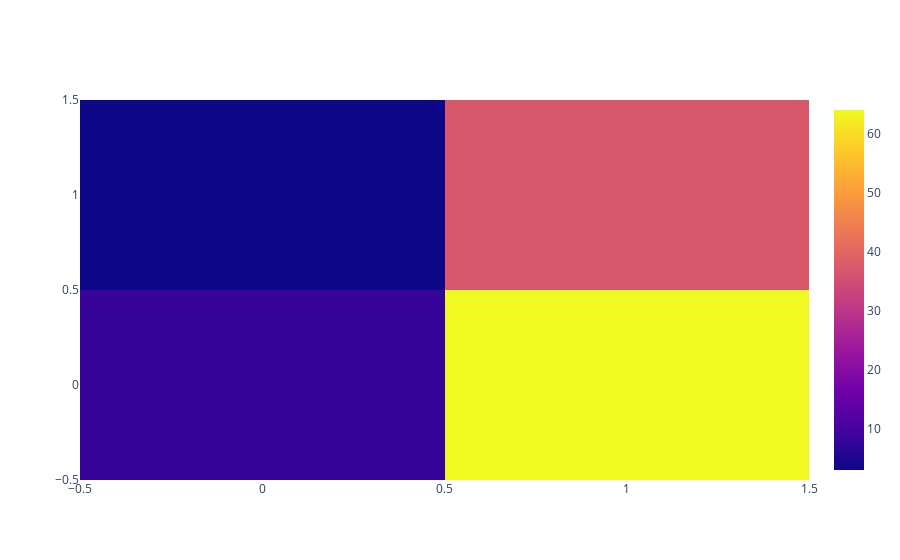

Write notebook code for a chart like this one.
### Markdown cell above
## Heatmap plot

### Code cell
trace = go.Heatmap(z = [[8,64],[3,37]])

data = [trace]

offline.iplot(data)

### Figure 1 — Plotly figure (JSON) as saved in the notebook; plotly's stock layout.template omitted (floating-point values rounded to 4 significant figures)
{"data": [{"type": "heatmap", "z": [[8, 64], [3, 37]]}], "layout": {}}
